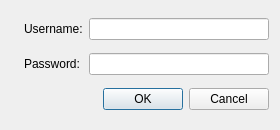
<ui version="4.0" >
 <class>frmLogin</class>
 <widget class="QDialog" name="frmLogin" >
  <property name="geometry" >
   <rect>
    <x>0</x>
    <y>0</y>
    <width>280</width>
    <height>130</height>
   </rect>
  </property>
  <property name="windowTitle" >
   <string>Login</string>
  </property>
  <layout class="QGridLayout" name="gridLayout" >
   <item rowspan="2" row="0" column="0" >
    <widget class="QLabel" name="label_3" >
     <property name="text" >
      <string/>
     </property>
     <property name="pixmap" >
      <pixmap resource="../../../../../media/files/Programming/QT Projects/Drink Client/ui/logos.qrc" >:/Login/images/lock.png</pixmap>
     </property>
    </widget>
   </item>
   <item row="0" column="1" >
    <widget class="QLabel" name="label" >
     <property name="text" >
      <string>Username:</string>
     </property>
    </widget>
   </item>
   <item row="0" column="2" >
    <widget class="QLineEdit" name="txtUsername" >
     <property name="text" >
      <string/>
     </property>
    </widget>
   </item>
   <item row="1" column="1" >
    <widget class="QLabel" name="label_2" >
     <property name="text" >
      <string>Password:</string>
     </property>
    </widget>
   </item>
   <item row="1" column="2" >
    <widget class="QLineEdit" name="txtPassword" >
     <property name="text" >
      <string/>
     </property>
     <property name="echoMode" >
      <enum>QLineEdit::Password</enum>
     </property>
    </widget>
   </item>
   <item row="2" column="0" colspan="3" >
    <widget class="QDialogButtonBox" name="buttonBox" >
     <property name="orientation" >
      <enum>Qt::Horizontal</enum>
     </property>
     <property name="standardButtons" >
      <set>QDialogButtonBox::Cancel|QDialogButtonBox::Ok</set>
     </property>
    </widget>
   </item>
  </layout>
 </widget>
 <resources>
  <include location="../../../../../media/files/Programming/QT Projects/Drink Client/ui/logos.qrc" />
 </resources>
 <connections>
  <connection>
   <sender>buttonBox</sender>
   <signal>accepted()</signal>
   <receiver>frmLogin</receiver>
   <slot>accept()</slot>
   <hints>
    <hint type="sourcelabel" >
     <x>214</x>
     <y>92</y>
    </hint>
    <hint type="destinationlabel" >
     <x>157</x>
     <y>121</y>
    </hint>
   </hints>
  </connection>
  <connection>
   <sender>buttonBox</sender>
   <signal>rejected()</signal>
   <receiver>frmLogin</receiver>
   <slot>reject()</slot>
   <hints>
    <hint type="sourcelabel" >
     <x>214</x>
     <y>98</y>
    </hint>
    <hint type="destinationlabel" >
     <x>223</x>
     <y>121</y>
    </hint>
   </hints>
  </connection>
 </connections>
</ui>
